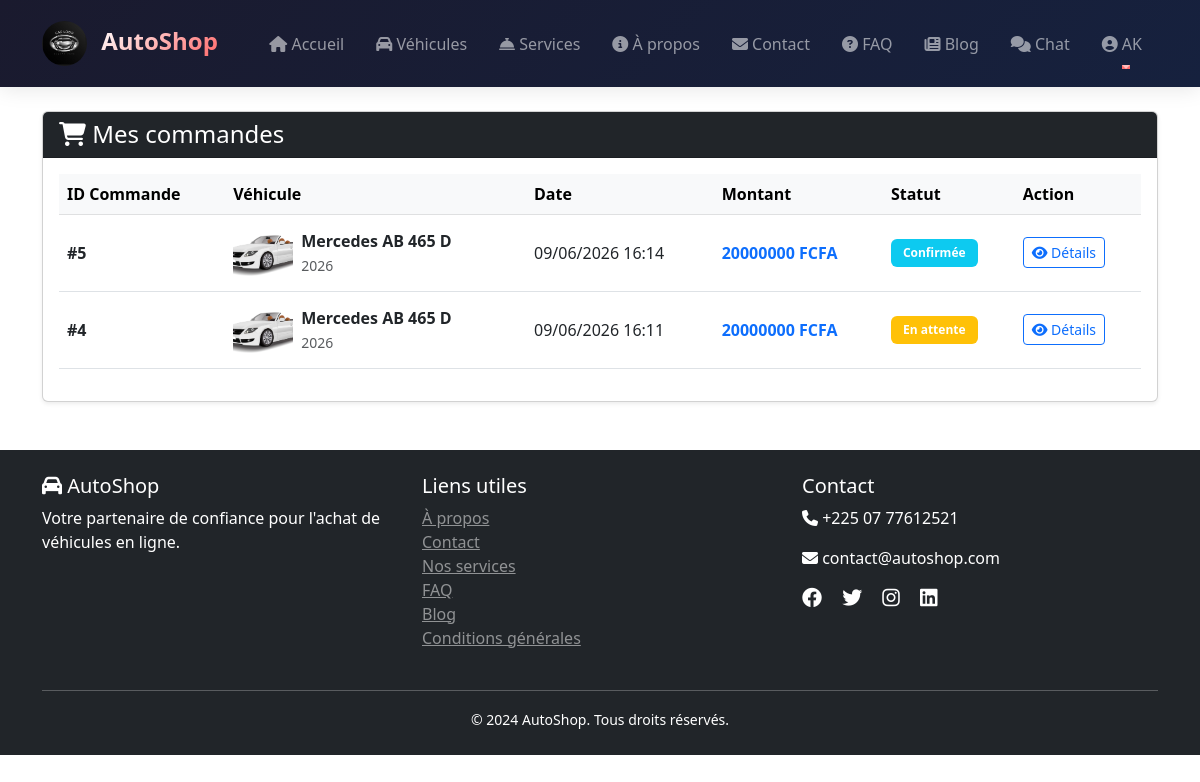
The app's page /accounts/my-orders/ (signed in) with its own data.
### orders/models.py (models this page shows, shortened)
class Order(models.Model):
    STATUS_CHOICES = [
        ('PENDING', 'En attente'),
        ('CONFIRMED', 'Confirmée'),
        ('PROCESSING', 'En traitement'),
        ('COMPLETED', 'Terminée'),
        ('CANCELLED', 'Annulée'),
    ]
    user = models.ForeignKey(User, on_delete=models.CASCADE, related_name='orders')
    vehicle = models.ForeignKey(Vehicle, on_delete=models.CASCADE, related_name='orders')
    order_date = models.DateTimeField(auto_now_add=True)
    status = models.CharField(max_length=20, choices=STATUS_CHOICES, default='PENDING')
    total_amount = models.DecimalField(max_digits=12, decimal_places=2)
    PAYMENT_METHOD_CHOICES = [
        ('CARTE', 'Carte bancaire'),
        ('ORANGE_MONEY', 'Orange Money'),
        ('MTN_MOMO', 'MTN Mobile Money'),
    ]
    payment_method = models.CharField(max_length=20, choices=PAYMENT_METHOD_CHOICES, default='CARTE')
    delivery_address = models.TextField()
    delivery_city = models.CharField(max_length=100)
    delivery_postal_code = models.CharField(max_length=20)
    class Meta:
        ordering = ['-order_date']

### vehicles/models.py (models this page shows, shortened)
class Vehicle(models.Model):
    FUEL_TYPES = [
        ('ESSENCE', 'Essence'),
        ('DIESEL', 'Diesel'),
        ('ELECTRIQUE', 'Électrique'),
        ('HYBRIDE', 'Hybride'),
    ]
    TRANSMISSION_TYPES = [
        ('MANUAL', 'Manuelle'),
        ('AUTOMATIC', 'Automatique'),
    ]
    CONDITION_TYPES = [
        ('NEW', 'Neuf'),
        ('USED', 'Occasion'),
    ]
    brand = models.ForeignKey(Brand, on_delete=models.CASCADE, related_name='vehicles')
    model = models.CharField(max_length=100)
    year = models.IntegerField()
    price = models.DecimalField(max_digits=12, decimal_places=2)
    mileage = models.IntegerField(help_text="Kilométrage", null=True, blank=True)
    fuel_type = models.CharField(max_length=20, choices=FUEL_TYPES)
    transmission = models.CharField(max_length=20, choices=TRANSMISSION_TYPES)
    condition = models.CharField(max_length=20, choices=CONDITION_TYPES, default='USED')
    color = models.CharField(max_length=50)
    description = models.TextField()
    features = models.TextField(help_text="Caractéristiques séparées par des virgules")
    images = models.ImageField(upload_to='vehicles/', null=True, blank=True)
    is_available = models.BooleanField(default=True)
    created_at = models.DateTimeField(auto_now_add=True)
    updated_at = models.DateTimeField(auto_now=True)
    class Meta:
        ordering = ['-created_at']

class Brand(models.Model):
    name = models.CharField(max_length=100)
    logo = models.ImageField(upload_to='brands/', null=True, blank=True)
    country = models.CharField(max_length=100)
    class Meta:
        ordering = ['name']

### accounts/views.py (the view)
# urls.py: path('my-orders/', views.my_orders, name='my_orders'),  # Ajoutez cette ligne
@login_required
def my_orders(request):
    orders = Order.objects.filter(user=request.user).order_by('-order_date')
    return render(request, 'accounts/my_orders.html', {'orders': orders})

### accounts/templates/accounts/my_orders.html (shortened to what this page needs)
{% extends 'base.html' %}
{% load static %}
{% block content %}
<div class="container">
    <div class="row">
        <div class="col-12">
            <div class="card shadow-sm">
                <div class="card-header bg-dark text-white">
                    <h4 class="mb-0">
                        <i class="fas fa-shopping-cart"></i> Mes commandes
                    </h4>
                </div>
                <div class="card-body">
                    {% if orders %}
                        <div class="table-responsive">
                            <table class="table table-hover">
                                <thead class="table-light">
                                    <tr>
                                        <th>ID Commande</th>
                                        <th>Véhicule</th>
                                        <th>Date</th>
                                        <th>Montant</th>
                                        <th>Statut</th>
                                        <th>Action</th>
                                    </tr>
                                </thead>
                                <tbody>
                                    {% for order in orders %}
                                        <tr>
                                            <td>
                                                <span class="fw-bold">#{{ order.id }}</span>
                                            </td>
                                            <td>
                                                <div class="d-flex align-items-center">
                                                    {% if order.vehicle.images %}
                                                        <img src="{{ order.vehicle.images.url }}" alt="{{ order.vehicle.brand.name }} {{ order.vehicle.model }}" style="width: 60px; height: 60px; object-fit: cover; border-radius: 5px;" class="me-2">
                                                    {% else %}
                                                        <div class="bg-secondary me-2" style="width: 60px; height: 60px; border-radius: 5px; display: flex; align-items: center; justify-content: center;">
                                                            <i class="fas fa-car text-white"></i>
                                                        </div>
                                                    {% endif %}
                                                    <div>
                                                        <strong>{{ order.vehicle.brand.name }} {{ order.vehicle.model }}</strong><br>
                                                        <small class="text-muted">{{ order.vehicle.year }}</small>
                                                    </div>
                                                </div>
                                            </td>
                                            <td>{{ order.order_date|date:"d/m/Y H:i" }}</td>
                                            <td>
                                                <strong class="text-primary">{{ order.total_amount|floatformat:0 }} FCFA</strong>
                                            </td>
                                            <td>
                                                {% if order.status == 'PENDING' %}
                                                    <span class="badge bg-warning">En attente</span>
                                                {% elif order.status == 'CONFIRMED' %}
                                                    <span class="badge bg-info">Confirmée</span>
                                                {% elif order.status == 'PROCESSING' %}
                                                    <span class="badge bg-primary">En traitement</span>
                                                {% elif order.status == 'COMPLETED' %}
                                                    <span class="badge bg-success">Terminée</span>
                                                {% elif order.status == 'CANCELLED' %}
                                                    <span class="badge bg-danger">Annulée</span>
                                                {% endif %}
                                            </td>
                                            <td>
                                                <a href="{% url 'order_confirmation' order.id %}" class="btn btn-sm btn-outline-primary">
                                                    <i class="fas fa-eye"></i> Détails
                                                </a>
                                            </td>
                                        </tr>
                                    {% endfor %}
                                </tbody>
                            </table>
                        </div>
                    {% endif %}
                </div>
            </div>
        </div>
    </div>
</div>
{% endblock %}

### vehicles/templates/base.html (shortened to what this page needs)
{% load static %}
<!DOCTYPE html>
<html lang="fr">
<head>
    <link href="https://cdn.jsdelivr.net/npm/bootstrap@5.3.0/dist/css/bootstrap.min.css" rel="stylesheet">
    <link rel="stylesheet" href="https://cdnjs.cloudflare.com/ajax/libs/font-awesome/6.4.0/css/all.min.css">
</head>
<body>
    <nav class="navbar navbar-expand-lg navbar-dark">
        <div class="container">
            <a class="navbar-brand" href="{% url 'home' %}">
                <div style="display: inline-block;">
                    <img src="{% static 'images/logo.png' %}"
                         alt="AutoShop Logo"
                         height="45"
                         width="45"
                         style="border-radius: 50%; object-fit: cover;">
                </div>
                <span class="ms-2" style="font-weight: 700; background: linear-gradient(135deg, #fff 0%, #ff6b6b 100%); -webkit-background-clip: text; -webkit-text-fill-color: transparent;">
                    AutoShop
                </span>
            </a>
<div class="collapse navbar-collapse" id="navbarNav">
    <ul class="navbar-nav ms-auto">
        <li class="nav-item">
            <a class="nav-link {% if request.path == '/' %}active{% endif %}" href="{% url 'home' %}">
                <i class="fas fa-home"></i> Accueil
            </a>
        </li>
        <li class="nav-item">
            <a class="nav-link {% if 'vehicles' in request.path %}active{% endif %}" href="{% url 'vehicle_list' %}">
                <i class="fas fa-car"></i> Véhicules
            </a>
        </li>
        <li class="nav-item">
            <a class="nav-link {% if 'services' in request.path %}active{% endif %}" href="{% url 'services' %}">
                <i class="fas fa-concierge-bell"></i> Services
            </a>
        </li>
        <li class="nav-item">
            <a class="nav-link {% if 'about' in request.path %}active{% endif %}" href="{% url 'about' %}">
                <i class="fas fa-info-circle"></i> À propos
            </a>
        </li>
        <li class="nav-item">
            <a class="nav-link {% if 'contact' in request.path %}active{% endif %}" href="{% url 'contact' %}">
                <i class="fas fa-envelope"></i> Contact
            </a>
        </li>
        <li class="nav-item">
            <a class="nav-link {% if 'faq' in request.path %}active{% endif %}" href="{% url 'faq' %}">
                <i class="fas fa-question-circle"></i> FAQ
            </a>
        </li>
        <li class="nav-item">
            <a class="nav-link {% if 'blog' in request.path %}active{% endif %}" href="{% url 'blog_home' %}">
                <i class="fas fa-newspaper"></i> Blog
            </a>
        </li>
        <li class="nav-item">
            <a class="nav-link {% if 'chat' in request.path %}active{% endif %}" href="{% url 'chat_room' room_name='support' %}">
                <i class="fas fa-comments"></i> Chat
            </a>
        </li>
        {% if user.is_authenticated %}
            <li class="nav-item dropdown">
                <a class="nav-link dropdown-toggle" href="#" data-bs-toggle="dropdown">
                    <i class="fas fa-user-circle"></i> {{ user.username }}
                </a>
            </li>
        {% endif %}
    </ul>
</div>
    </nav>
    <main class="container-fluid mt-4">
        {% block content %}{% endblock %}
    </main>
    <footer class="bg-dark text-white mt-5 py-4">
        <div class="container">
            <div class="row">
                <div class="col-md-4">
                    <h5><i class="fas fa-car"></i> AutoShop</h5>
                    <p>Votre partenaire de confiance pour l'achat de véhicules en ligne.</p>
                </div>
                <div class="col-md-4">
                    <h5>Liens utiles</h5>
                    <ul class="list-unstyled">
                        <li><a href="{% url 'about' %}" class="text-white-50">À propos</a></li>
                        <li><a href="{% url 'contact' %}" class="text-white-50">Contact</a></li>
                        <li><a href="{% url 'services' %}" class="text-white-50">Nos services</a></li>
                        <li><a href="{% url 'faq' %}" class="text-white-50">FAQ</a></li>
                        <li><a href="{% url 'blog_home' %}" class="text-white-50">Blog</a></li>
                        <li><a href="#" class="text-white-50">Conditions générales</a></li>
                    </ul>
                </div>
                <div class="col-md-4">
                    <h5>Contact</h5>
                    <p><i class="fas fa-phone"></i> +225 07 77612521</p>
                    <p><i class="fas fa-envelope"></i> contact@autoshop.com</p>
                    <div class="social-links mt-3">
                        <a href="#" class="text-white me-3"><i class="fab fa-facebook fa-lg"></i></a>
                        <a href="#" class="text-white me-3"><i class="fab fa-twitter fa-lg"></i></a>
                        <a href="#" class="text-white me-3"><i class="fab fa-instagram fa-lg"></i></a>
                        <a href="#" class="text-white"><i class="fab fa-linkedin fa-lg"></i></a>
                    </div>
                </div>
            </div>
            <hr class="mt-4">
            <div class="text-center">
                <small>&copy; 2024 AutoShop. Tous droits réservés.</small>
            </div>
        </div>
    </footer>
</body>
</html>

### vehicles/templates/base.html (style rules this page uses)
.navbar { background: linear-gradient(135deg, #1a1a2e 0%, #16213e 100%) !important; box-shadow: 0 2px 20px rgba(0,0,0,0.1); padding: 1rem 0; }
.navbar-brand { font-weight: 700; font-size: 1.5rem; transition: transform 0.3s; }
.nav-link { font-weight: 500; margin: 0 0.5rem; transition: all 0.3s; position: relative; }
.nav-link::after { content: ''; position: absolute; bottom: -5px; left: 50%; width: 0; height: 2px; background: #ff6b6b; transition: all 0.3s; transform: translateX(-50%); }

### accounts/templates/accounts/my_orders.html (style rules this page uses)
.table th, .table td { vertical-align: middle; }
.badge { padding: 8px 12px; font-size: 12px; }

### records on screen
Order: id "5", vehicle.images (picture), vehicle.brand.name "Mercedes", vehicle.model "AB 465 D", vehicle.year "2026", order_date "09/06/2026 16:14", total_amount "20000000", status "Confirmée"
Order: id "4", vehicle.images (picture), vehicle.brand.name "Mercedes", vehicle.model "AB 465 D", vehicle.year "2026", order_date "09/06/2026 16:11", total_amount "20000000", status "En attente"

### other values on screen
{{ user.username }} "AK"
